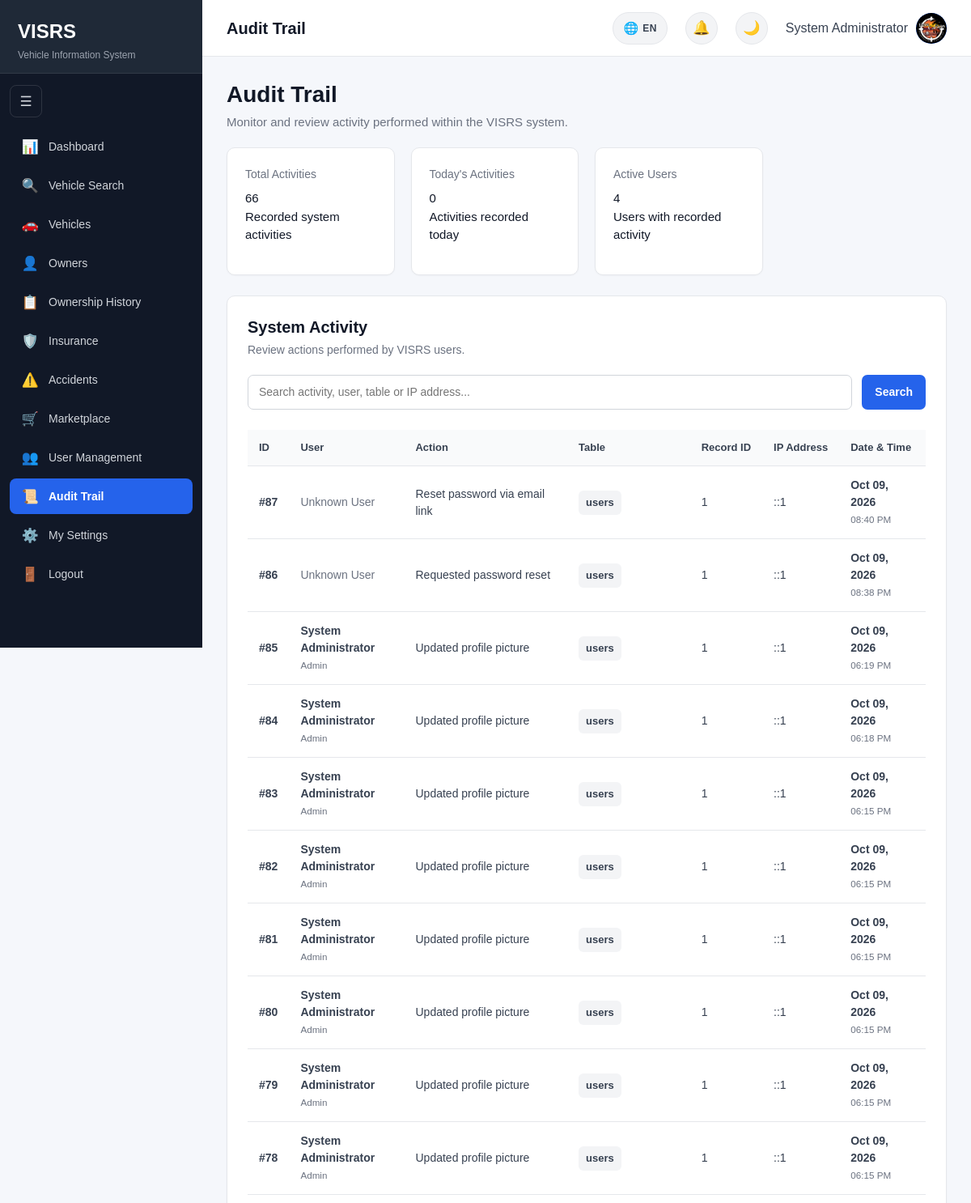
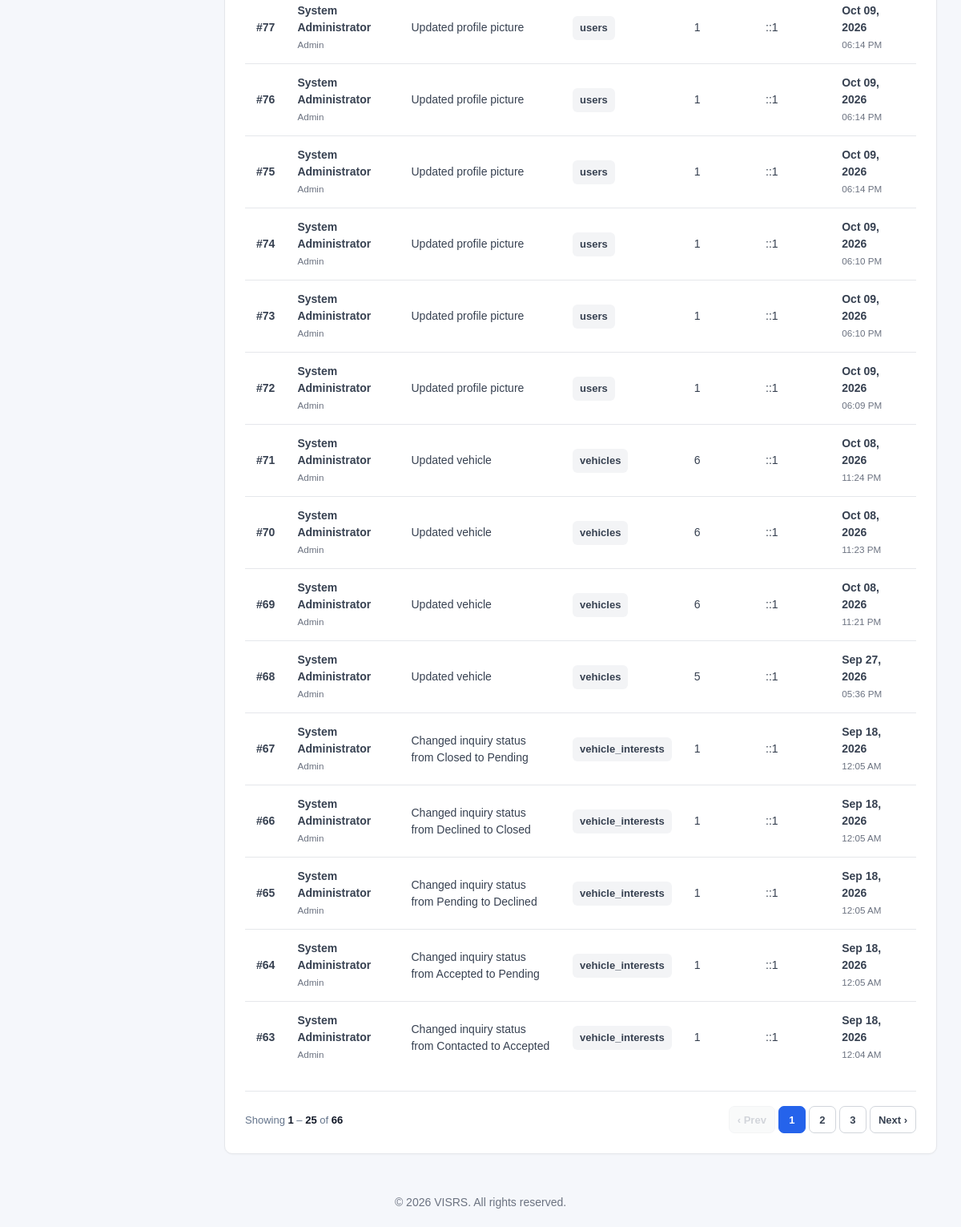
/audit_logs/index.php (signed in), run on the app's committed database (2 pictures, top to bottom).
### tables this page shows
CREATE TABLE `audit_logs` (
  `LogID` int(11) NOT NULL,
  `UserID` int(11) DEFAULT NULL,
  `Action` varchar(255) NOT NULL,
  `TableAffected` varchar(100) DEFAULT NULL,
  `RecordID` int(11) DEFAULT NULL,
  `IPAddress` varchar(45) DEFAULT NULL,
  `CreatedAt` timestamp NOT NULL DEFAULT current_timestamp()
);

CREATE TABLE `users` (
  `UserID` int(11) NOT NULL,
  `FirstName` varchar(100) NOT NULL,
  `LastName` varchar(100) NOT NULL,
  `Email` varchar(150) NOT NULL,
  `ProfileImage` varchar(255) DEFAULT NULL,
  `Password` varchar(255) NOT NULL,
  `Role` enum('Admin','Police','Seller','User') NOT NULL DEFAULT 'User',
  `CreatedAt` timestamp NOT NULL DEFAULT current_timestamp()
);

### audit_logs/index.php (the view, shortened to what this page needs)
<?php
require_once __DIR__ . "/../includes/database.php";
require_once __DIR__ . "/../includes/functions.php";
$search = trim($_GET["search"] ?? "");
$perPage = 25;
if ($search !== "") {
    $searchValue = "%" . $search . "%";
    $countStmt = $pdo->prepare("
        SELECT COUNT(*)
        FROM audit_logs a
        LEFT JOIN users u
            ON a.UserID = u.UserID
        WHERE
            a.Action LIKE ?
            OR a.TableAffected LIKE ?
            OR a.IPAddress LIKE ?
            OR u.FirstName LIKE ?
            OR u.LastName LIKE ?
            OR u.Email LIKE ?
    ");
    $countStmt->execute([
        $searchValue,
        $searchValue,
        $searchValue,
        $searchValue,
        $searchValue,
        $searchValue
    ]);
    $totalMatchingLogs = (int) $countStmt->fetchColumn();
    $pagination = paginationMeta($totalMatchingLogs, $perPage);
    $stmt = $pdo->prepare("
        SELECT
            a.LogID,
            a.UserID,
            a.Action,
            a.TableAffected,
            a.RecordID,
            a.IPAddress,
            a.CreatedAt,
            u.FirstName,
            u.LastName,
            u.Email,
            u.Role
        FROM audit_logs a
        LEFT JOIN users u
            ON a.UserID = u.UserID
        WHERE
            a.Action LIKE ?
            OR a.TableAffected LIKE ?
            OR a.IPAddress LIKE ?
            OR u.FirstName LIKE ?
            OR u.LastName LIKE ?
            OR u.Email LIKE ?
        ORDER BY a.CreatedAt DESC, a.LogID DESC
        LIMIT ? OFFSET ?
    ");
    $stmt->bindValue(1, $searchValue, PDO::PARAM_STR);
    $stmt->bindValue(2, $searchValue, PDO::PARAM_STR);
    $stmt->bindValue(3, $searchValue, PDO::PARAM_STR);
    $stmt->bindValue(4, $searchValue, PDO::PARAM_STR);
    $stmt->bindValue(5, $searchValue, PDO::PARAM_STR);
    $stmt->bindValue(6, $searchValue, PDO::PARAM_STR);
    $stmt->bindValue(7, $pagination["perPage"], PDO::PARAM_INT);
    $stmt->bindValue(8, $pagination["offset"],  PDO::PARAM_INT);
    $stmt->execute();
} else {
    $countStmt = $pdo->query("SELECT COUNT(*) FROM audit_logs");
    $totalAllLogs = (int) $countStmt->fetchColumn();
    $pagination = paginationMeta($totalAllLogs, $perPage);
    $stmt = $pdo->prepare("
        SELECT
            a.LogID,
            a.UserID,
            a.Action,
            a.TableAffected,
            a.RecordID,
            a.IPAddress,
            a.CreatedAt,
            u.FirstName,
            u.LastName,
            u.Email,
            u.Role
        FROM audit_logs a
        LEFT JOIN users u
            ON a.UserID = u.UserID
        ORDER BY a.CreatedAt DESC, a.LogID DESC
        LIMIT ? OFFSET ?
    ");
    $stmt->bindValue(1, $pagination["perPage"], PDO::PARAM_INT);
    $stmt->bindValue(2, $pagination["offset"],  PDO::PARAM_INT);
    $stmt->execute();
}
$logs = $stmt->fetchAll();
$countStmt = $pdo->query("
    SELECT COUNT(*)
    FROM audit_logs
");
$totalLogs = (int) $countStmt->fetchColumn();
$todayStmt = $pdo->query("
    SELECT COUNT(*)
    FROM audit_logs
    WHERE DATE(CreatedAt) = CURDATE()
");
$todayLogs = (int) $todayStmt->fetchColumn();
$usersStmt = $pdo->query("
    SELECT COUNT(DISTINCT UserID)
    FROM audit_logs
    WHERE UserID IS NOT NULL
");
$activeUsers = (int) $usersStmt->fetchColumn();
require_once "../includes/head.php";
?>
<body>
<div class="layout">
    <?php
    include __DIR__ . "/../includes/sidebar.php";
    ?>
    <main class="main-content">
        <?php
        include __DIR__ . "/../includes/header.php";
        ?>
        <div class="content">
            <div
                style="
                    margin-bottom:20px;
                "
            >
                <h1
                    class="page-title"
                    style="
                        margin-bottom:6px;
                    "
                >
                    Audit Trail
                </h1>
                <p
                    class="page-subtitle"
                    style="
                        margin:0;
                    "
                >
                    Monitor and review activity performed within the VISRS system.
                </p>
            </div>
            <div class="stats-grid">
                <div class="stat-card">
                    <h3>
                        Total Activities
                    </h3>
                    <div class="stat-number">
                        <?= $totalLogs ?>
                    </div>
                    <p>
                        Recorded system activities
                    </p>
                </div>
                <div class="stat-card">
                    <h3>
                        Today's Activities
                    </h3>
                    <div class="stat-number">
                        <?= $todayLogs ?>
                    </div>
                    <p>
                        Activities recorded today
                    </p>
                </div>
                <div class="stat-card">
                    <h3>
                        Active Users
                    </h3>
                    <div class="stat-number">
                        <?= $activeUsers ?>
                    </div>
                    <p>
                        Users with recorded activity
                    </p>
                </div>
            </div>
            <div
                class="card"
                style="
                    margin-top:20px;
                "
            >
                <div
                    style="
                        display:flex;
                        justify-content:space-between;
                        align-items:center;
                        gap:15px;
                        flex-wrap:wrap;
                        margin-bottom:20px;
                    "
                >
                    <div>
                        <h2
                            style="
                                margin:0 0 5px 0;
                            "
                        >
                            System Activity
                        </h2>
                        <p
                            style="
                                margin:0;
                                color:#6b7280;
                            "
                        >
                            Review actions performed by VISRS users.
                        </p>
                    </div>
                </div>
                <form
                    method="GET"
                    action=""
                    style="
                        display:flex;
                        gap:12px;
                        margin-bottom:25px;
                        flex-wrap:wrap;
                    "
                >
                    <input
                        type="text"
                        name="search"
                        value="<?= htmlspecialchars($search) ?>"
                        placeholder="Search activity, user, table or IP address..."
                        style="
                            flex:1;
                            min-width:250px;
                        "
                    >
                    <button
                        type="submit"
                        class="button"
                    >
                        Search
                    </button>
                </form>
                <?php if (count($logs) > 0): ?>
                    <div
                        style="
                            overflow-x:auto;
                        "
                    >
                        <table
                            class="data-table"
                            style="
                                width:100%;
                            "
                        >
                            <thead>
                                <tr>
                                    <th>
                                        ID
                                    </th>
                                    <th>
                                        User
                                    </th>
                                    <th>
                                        Action
                                    </th>
                                    <th>
                                        Table
                                    </th>
                                    <th>
                                        Record ID
                                    </th>
                                    <th>
                                        IP Address
                                    </th>
                                    <th>
                                        Date & Time
                                    </th>
                                </tr>
                            </thead>
                            <tbody>
                                <?php foreach ($logs as $log): ?>
                                    <tr>
                                        <td>
                                            <strong>
                                                #<?= (int) $log["LogID"] ?>
                                            </strong>
                                        </td>
                                        <td>
                                            <?php if ($log["FirstName"] !== null): ?>
                                                <strong>
                                                    <?= htmlspecialchars(
                                                        $log["FirstName"] .
                                                        " " .
                                                        $log["LastName"]
                                                    ) ?>
                                                </strong>
                                                <br>
                                                <small
                                                    style="
                                                        color:#6b7280;
                                                    "
                                                >
                                                    <?= htmlspecialchars(
                                                        $log["Role"] ?? ""
                                                    ) ?>
                                                </small>
                                            <?php else: ?>
                                                <span
                                                    style="
                                                        color:#6b7280;
                                                    "
                                                >
                                                    Unknown User
                                                </span>
                                            <?php endif; ?>
                                        </td>
                                        <td>
                                            <?= htmlspecialchars(
                                                $log["Action"]
                                            ) ?>
                                        </td>
                                        <td>
                                            <?php if (!empty($log["TableAffected"])): ?>
                                                <span
                                                    style="
                                                        display:inline-block;
                                                        padding:5px 9px;
                                                        border-radius:6px;
                                                        background:#f3f4f6;
                                                        color:#374151;
                                                        font-size:13px;
                                                        font-weight:600;
                                                    "
                                                >
                                                    <?= htmlspecialchars(
                                                        $log["TableAffected"]
                                                    ) ?>
                                                </span>
                                            <?php endif; ?>
                                        </td>
                                        <td>
                                            <?php if ($log["RecordID"] !== null): ?>
                                                <?= (int) $log["RecordID"] ?>
                                            <?php endif; ?>
                                        </td>
                                        <td>
                                            <?= htmlspecialchars(
                                                $log["IPAddress"] ?? "—"
                                            ) ?>
                                        </td>
                                        <td>
                                            <strong>
                                                <?= htmlspecialchars(
                                                    date(
                                                        "M d, Y",
                                                        strtotime(
                                                            $log["CreatedAt"]
                                                        )
                                                    )
                                                ) ?>
                                            </strong>
                                            <br>
                                            <small
                                                style="
                                                    color:#6b7280;
                                                "
                                            >
                                                <?= htmlspecialchars(
                                                    date(
                                                        "h:i A",
                                                        strtotime(
                                                            $log["CreatedAt"]
                                                        )
                                                    )
                                                ) ?>
                                            </small>
                                        </td>
                                    </tr>
                                <?php endforeach; ?>
                            </tbody>
                        </table>
                    </div>
                <?php endif; ?>
            </div>
        </div>
    </main>
</div>
<?php
include __DIR__ . "/../includes/footer.php";
?>

### data on the page
audit_logs: LogID "87", shows "Unknown User", Action "Reset password via email link", TableAffected "users", RecordID "1", IPAddress "::1", CreatedAt "Oct 09, 2026", CreatedAt "08:40 PM"
audit_logs: LogID "86", shows "Unknown User", Action "Requested password reset", TableAffected "users", RecordID "1", IPAddress "::1", CreatedAt "Oct 09, 2026", CreatedAt "08:38 PM"
audit_logs: LogID "85", UserID.LastName "System Administrator", UserID.Role "Admin", Action "Updated profile picture", TableAffected "users", RecordID "1", IPAddress "::1", CreatedAt "Oct 09, 2026", CreatedAt "06:19 PM"
audit_logs: LogID "84", UserID.LastName "System Administrator", UserID.Role "Admin", Action "Updated profile picture", TableAffected "users", RecordID "1", IPAddress "::1", CreatedAt "Oct 09, 2026", CreatedAt "06:18 PM"
audit_logs: LogID "83", UserID.LastName "System Administrator", UserID.Role "Admin", Action "Updated profile picture", TableAffected "users", RecordID "1", IPAddress "::1", CreatedAt "Oct 09, 2026", CreatedAt "06:15 PM"
audit_logs: LogID "82", UserID.LastName "System Administrator", UserID.Role "Admin", Action "Updated profile picture", TableAffected "users", RecordID "1", IPAddress "::1", CreatedAt "Oct 09, 2026", CreatedAt "06:15 PM"
audit_logs: LogID "81", UserID.LastName "System Administrator", UserID.Role "Admin", Action "Updated profile picture", TableAffected "users", RecordID "1", IPAddress "::1", CreatedAt "Oct 09, 2026", CreatedAt "06:15 PM"
audit_logs: LogID "80", UserID.LastName "System Administrator", UserID.Role "Admin", Action "Updated profile picture", TableAffected "users", RecordID "1", IPAddress "::1", CreatedAt "Oct 09, 2026", CreatedAt "06:15 PM"
audit_logs: LogID "79", UserID.LastName "System Administrator", UserID.Role "Admin", Action "Updated profile picture", TableAffected "users", RecordID "1", IPAddress "::1", CreatedAt "Oct 09, 2026", CreatedAt "06:15 PM"
audit_logs: LogID "78", UserID.LastName "System Administrator", UserID.Role "Admin", Action "Updated profile picture", TableAffected "users", RecordID "1", IPAddress "::1", CreatedAt "Oct 09, 2026", CreatedAt "06:15 PM"
audit_logs: LogID "77", UserID.LastName "System Administrator", UserID.Role "Admin", Action "Updated profile picture", TableAffected "users", RecordID "1", IPAddress "::1", CreatedAt "Oct 09, 2026", CreatedAt "06:14 PM"
audit_logs: LogID "76", UserID.LastName "System Administrator", UserID.Role "Admin", Action "Updated profile picture", TableAffected "users", RecordID "1", IPAddress "::1", CreatedAt "Oct 09, 2026", CreatedAt "06:14 PM"
audit_logs: LogID "75", UserID.LastName "System Administrator", UserID.Role "Admin", Action "Updated profile picture", TableAffected "users", RecordID "1", IPAddress "::1", CreatedAt "Oct 09, 2026", CreatedAt "06:14 PM"
audit_logs: LogID "74", UserID.LastName "System Administrator", UserID.Role "Admin", Action "Updated profile picture", TableAffected "users", RecordID "1", IPAddress "::1", CreatedAt "Oct 09, 2026", CreatedAt "06:10 PM"
audit_logs: LogID "73", UserID.LastName "System Administrator", UserID.Role "Admin", Action "Updated profile picture", TableAffected "users", RecordID "1", IPAddress "::1", CreatedAt "Oct 09, 2026", CreatedAt "06:10 PM"
audit_logs: LogID "72", UserID.LastName "System Administrator", UserID.Role "Admin", Action "Updated profile picture", TableAffected "users", RecordID "1", IPAddress "::1", CreatedAt "Oct 09, 2026", CreatedAt "06:09 PM"
audit_logs: LogID "71", UserID.LastName "System Administrator", UserID.Role "Admin", Action "Updated vehicle", TableAffected "vehicles", RecordID "6", IPAddress "::1", CreatedAt "Oct 08, 2026", CreatedAt "11:24 PM"
audit_logs: LogID "70", UserID.LastName "System Administrator", UserID.Role "Admin", Action "Updated vehicle", TableAffected "vehicles", RecordID "6", IPAddress "::1", CreatedAt "Oct 08, 2026", CreatedAt "11:23 PM"
audit_logs: LogID "69", UserID.LastName "System Administrator", UserID.Role "Admin", Action "Updated vehicle", TableAffected "vehicles", RecordID "6", IPAddress "::1", CreatedAt "Oct 08, 2026", CreatedAt "11:21 PM"
audit_logs: LogID "68", UserID.LastName "System Administrator", UserID.Role "Admin", Action "Updated vehicle", TableAffected "vehicles", RecordID "5", IPAddress "::1", CreatedAt "Sep 27, 2026", CreatedAt "05:36 PM"
audit_logs: LogID "67", UserID.LastName "System Administrator", UserID.Role "Admin", Action "Changed inquiry status from Closed to Pending", TableAffected "vehicle_interests", RecordID "1", IPAddress "::1", CreatedAt "Sep 18, 2026", CreatedAt "12:05 AM"
audit_logs: LogID "66", UserID.LastName "System Administrator", UserID.Role "Admin", Action "Changed inquiry status from Declined to Closed", TableAffected "vehicle_interests", RecordID "1", IPAddress "::1", CreatedAt "Sep 18, 2026", CreatedAt "12:05 AM"
audit_logs: LogID "65", UserID.LastName "System Administrator", UserID.Role "Admin", Action "Changed inquiry status from Pending to Declined", TableAffected "vehicle_interests", RecordID "1", IPAddress "::1", CreatedAt "Sep 18, 2026", CreatedAt "12:05 AM"
audit_logs: LogID "64", UserID.LastName "System Administrator", UserID.Role "Admin", Action "Changed inquiry status from Accepted to Pending", TableAffected "vehicle_interests", RecordID "1", IPAddress "::1", CreatedAt "Sep 18, 2026", CreatedAt "12:05 AM"
audit_logs: LogID "63", UserID.LastName "System Administrator", UserID.Role "Admin", Action "Changed inquiry status from Contacted to Accepted", TableAffected "vehicle_interests", RecordID "1", IPAddress "::1", CreatedAt "Sep 18, 2026", CreatedAt "12:04 AM"

### other printed values
$pageTitle "Audit Trail"
$totalLogs "66"
$todayLogs "0"
$activeUsers "4"
min($currentPage * $perPage, $totalRows) "25"
$totalRows "66"
